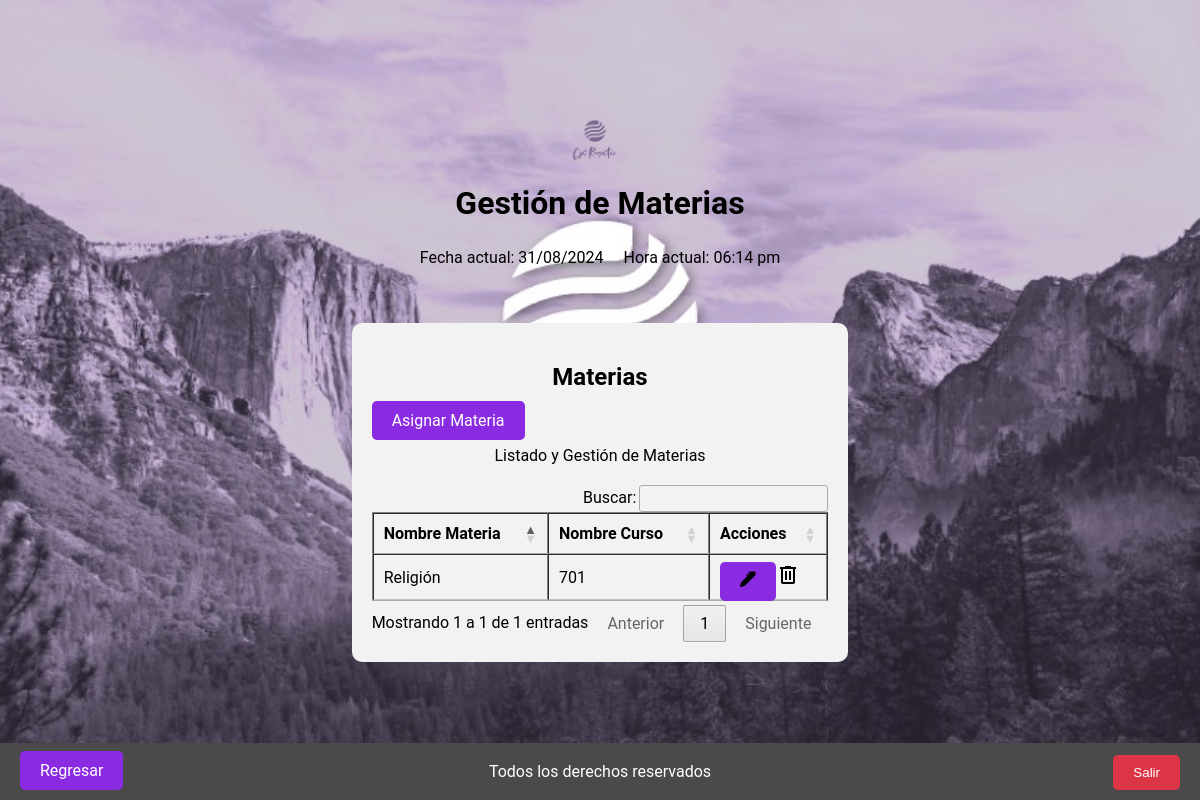
Page /views/administrador/materiascursos/index.php (signed in) on the committed database.
### tables this page shows
CREATE TABLE `materias_cursos` (
  `ID_materia` int(11) NOT NULL,
  `ID_curso` int(11) NOT NULL,
  `ID` int(11) NOT NULL
);

CREATE TABLE `materias` (
  `ID_materia` int(11) NOT NULL,
  `Nombre_materia` varchar(50) DEFAULT NULL,
  `ID_asignatura` int(11) DEFAULT NULL
);

CREATE TABLE `cursos` (
  `ID_curso` int(11) NOT NULL,
  `Nombre_curso` varchar(50) DEFAULT NULL,
  `ID_grado` int(11) DEFAULT NULL
);

### views/administrador/materiascursos/index.php (the view, shortened to what this page needs)
<?php
require_once '../../../config/db.php';
$query = "SELECT materias_cursos.ID, materias.Nombre_materia, cursos.Nombre_curso
          FROM materias_cursos
          INNER JOIN materias ON materias.ID_materia = materias_cursos.ID_materia
          INNER JOIN cursos ON cursos.ID_curso = materias_cursos.ID_curso";
$result = $db->query($query);
?>
<!DOCTYPE html>
<html lang="es">
<head>
    <link rel="stylesheet" type="text/css" href="../../../assets/styles.css">
    <link rel="stylesheet" type="text/css" href="https://cdn.datatables.net/1.12.1/css/jquery.dataTables.css">
    <link rel="stylesheet" type="text/css" href="https://cdn.datatables.net/buttons/2.3.6/css/buttons.dataTables.min.css">
</head>
<body>
    <header>
        <div class="logo-container">
            <img src="../../../assets/Logo.png" alt="Logo de la empresa" class="logo">
        </div>
        <div class="title">
            <h1>Gestión de Materias</h1>
        </div>
        <div class="datetime">
            <?php
                $fechaActual = date("d/m/Y");
                $horaActual = date("h:i a");
            ?>
            <div class="datetime">
                <div class="fecha">
                    <p>Fecha actual: <?php echo $fechaActual; ?></p>
                </div>
                <div class="hora">
                    <p>Hora actual: <?php echo $horaActual; ?></p>
                </div>
            </div>
        </div>
    </header>
    <section class="admin">
        <div class="subtitulo-admin">
            <h2>Materias</h2>
        </div>
        <div class="crear-materia">
            <a href="/dashboard/cjs/views/administrador/materiascursos/create.php" class="button boton-centrado">Asignar Materia</a>
        </div>
        <section class="materias" id="section-materias">
            <div class="descripcion-ambiente">
                <p>Listado y Gestión de Materias</p>
            </div>
            <div class="tabla-materias tabla-scroll">
                <table class="table table-striped table-dark table_id" border="1" id="tabla-materias">
                    <thead>
                        <tr>
                            <th>Nombre Materia</th>
                            <th>Nombre Curso</th>
                            <th>Acciones</th>
                        </tr>
                    </thead>
                    <tbody>
                        <?php
                        if ($result->rowCount() > 0) {
                            while ($row = $result->fetch(PDO::FETCH_ASSOC)) {
                                echo "<tr>";
                                echo "<td>" . htmlspecialchars($row['Nombre_materia']) . "</td>";
                                echo "<td>" . htmlspecialchars($row['Nombre_curso']) . "</td>";
                                echo "<td>";
                                $url_update = '/dashboard/cjs/views/administrador/materiascursos/update.php?id=' . $row['ID'];
                                echo "<a href='" . htmlspecialchars($url_update) . "' class='boton-modificar'><img src='../../../assets/editar.svg' alt='Editar'></a>";
                                $url_delete = '/dashboard/cjs/views/administrador/materiascursos/index.php?delete_id=' . $row['ID'];
                                echo "<a href='#' class='boton-eliminar' data-id='" . $row['ID'] . "' onclick=\"return confirmDelete(event, '" . $url_delete . "');\"><img src='../../../assets/eliminar.svg' alt='Eliminar'></a>";
                                echo "</td>";
                                echo "</tr>";
                            }
                        } else {
                            echo "<tr><td colspan='3'>No hay materias registradas</td></tr>";
                        }
                        ?>
                    </tbody>
                </table>
            </div>
            <div class="regresar">
                <a href="http://localhost/dashboard/cjs/views/administrador/index.php" class="button boton-centrado" id="btn-regresar">Regresar</a>
            </div>
            <div class="salir">
        <button id="btn_salir" onclick="window.location.href='/dashboard/cjs/login/logout.php'">Salir</button>
    </div>
        </section>
    </section>
    <footer>
        <p>Todos los derechos reservados</p>
    </footer>
</body>
</html>

### assets/styles.css (style rules this page uses)
body { margin: 5px 0 0 0; padding: 0; display: flex; flex-direction: column; align-items: center; justify-content: center; min-height: 100vh; font-family: Arial, sans-serif; }
header { display: flex; flex-direction: column; align-items: center; justify-content: space-between; margin-bottom: 20px; }
header h1 { margin-bottom: 10px; }
.logo-container { display: flex; align-items: center; margin-right: 10px; }
.logo { width: 50px; height: auto; }
.datetime { display: flex; justify-content: space-between; margin-bottom: 0px; }
.datetime .fecha { margin-right: 10px; }
.datetime .hora { margin-left: 10px; }
footer { position: fixed; bottom: 0; left: 0; width: 100%; background-color: #4b4949; color: #fff; text-align: center; padding: 3px 0; }
.admin { background-color: #f2f2f2; padding: 20px; border-radius: 10px; margin: 20px; min-height: 250px; }
.subtitulo-admin { text-align: center; margin-bottom: 20px; }
.descripcion-ambiente { text-align: center; margin-bottom: 20px; }
.boton-modificar, .boton-generar-qr, .boton-habilitar, .boton-inhabilitar, .boton-centrado { background-color: #8A2BE2; color: white; padding: 10px 20px; border: none; border-radius: 5px; text-decoration: none; }
.salir { position: fixed; bottom: 10px; right: 20px; z-index: 1; }
#btn_salir { background-color: #dc3545; color: white; padding: 10px 20px; border: none; border-radius: 5px; cursor: pointer; }
.regresar { position: fixed; bottom: 20px; left: 20px; z-index: 1; }
button { background-color: #4CAF50; color: white; padding: 10px 20px; border: none; border-radius: 5px; cursor: pointer; transition: background-color 0.3s; }

### views/administrador/materiascursos/index.php (style rules this page uses)
body { display: flex; justify-content: center; align-items: center; min-height: 100vh; background-image: url('../../../assets/fondo.jpg'); background-size: cover; background-position: center; background-repeat: no-repeat; margin: 0; font-family: 'Roboto', sans-serif; }

### rows in the picture
materias_cursos: ID_materia.Nombre_materia "Religión", ID_curso.Nombre_curso "701"
